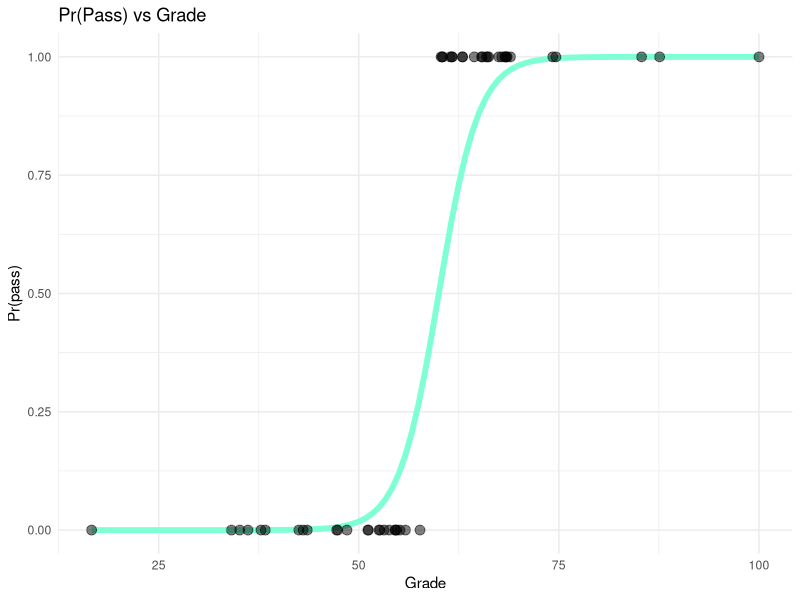

Write R code to recreate this figure.
## ---- chunk 1

library(tidyverse)
library(arm)

###create data set
studentid = 1:50
set.seed(50)
grades = rnorm(50, 60, 15)
pass = c()
for(i in 1:50){
  if (grades[i]>=60){
    pass[i] = 1
  } else {
    pass[i] =0
  }
}

classdata = data.frame(studentid, grades, pass)


classdata %>%
  ggplot(aes(x = grades, y = pass)) + 
    stat_function(fun = function(x) invlogit(-24 + .4*x), color = "aquamarine", size = 2) +
    geom_point(size = 3, alpha = .5) + 
    theme_minimal() +
    xlab("Grade") +
    ylab("Pr(pass)") +
    ggtitle("Pr(Pass) vs Grade")
  
